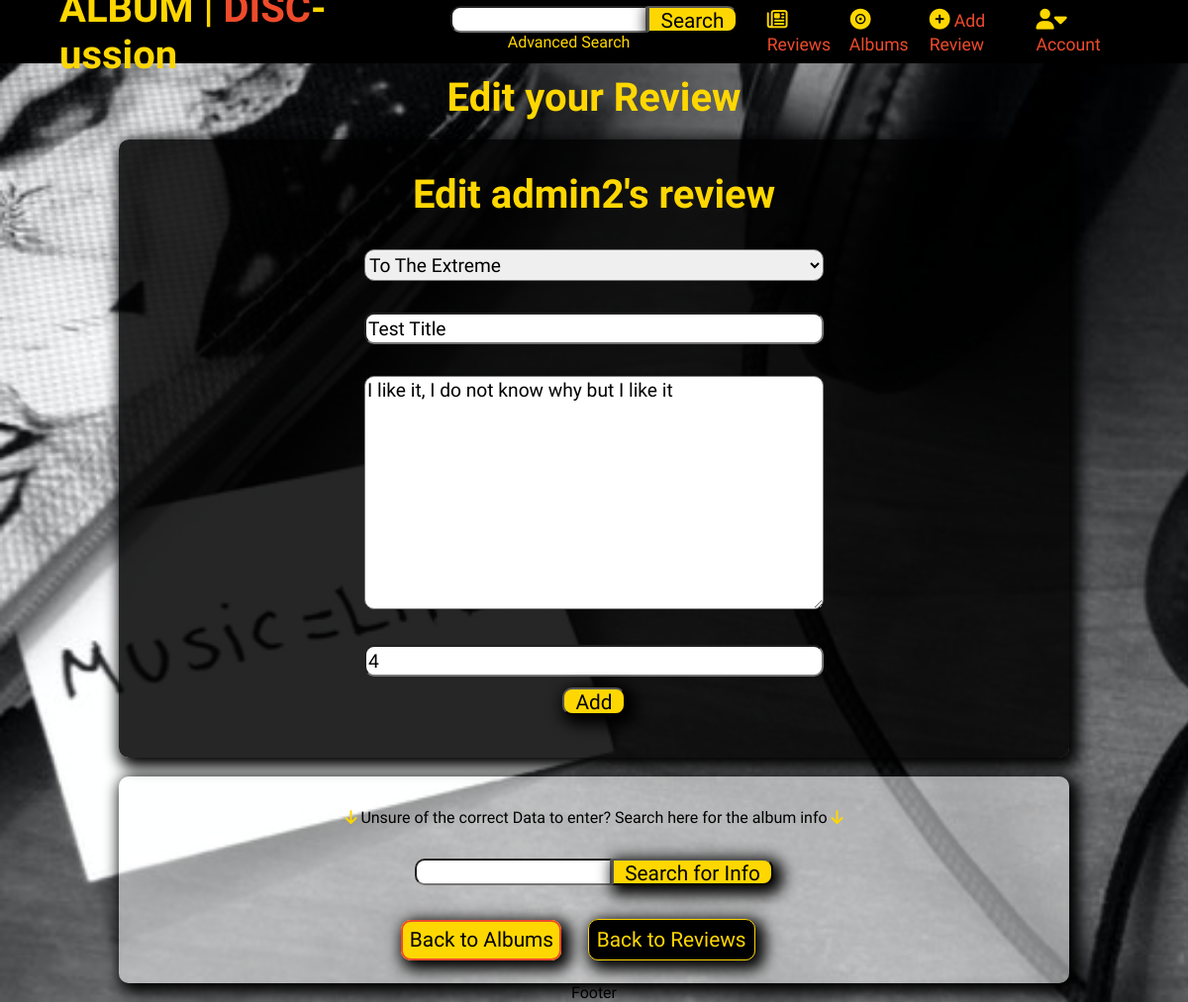
The app's page /edit-review/5 (signed in), older data.
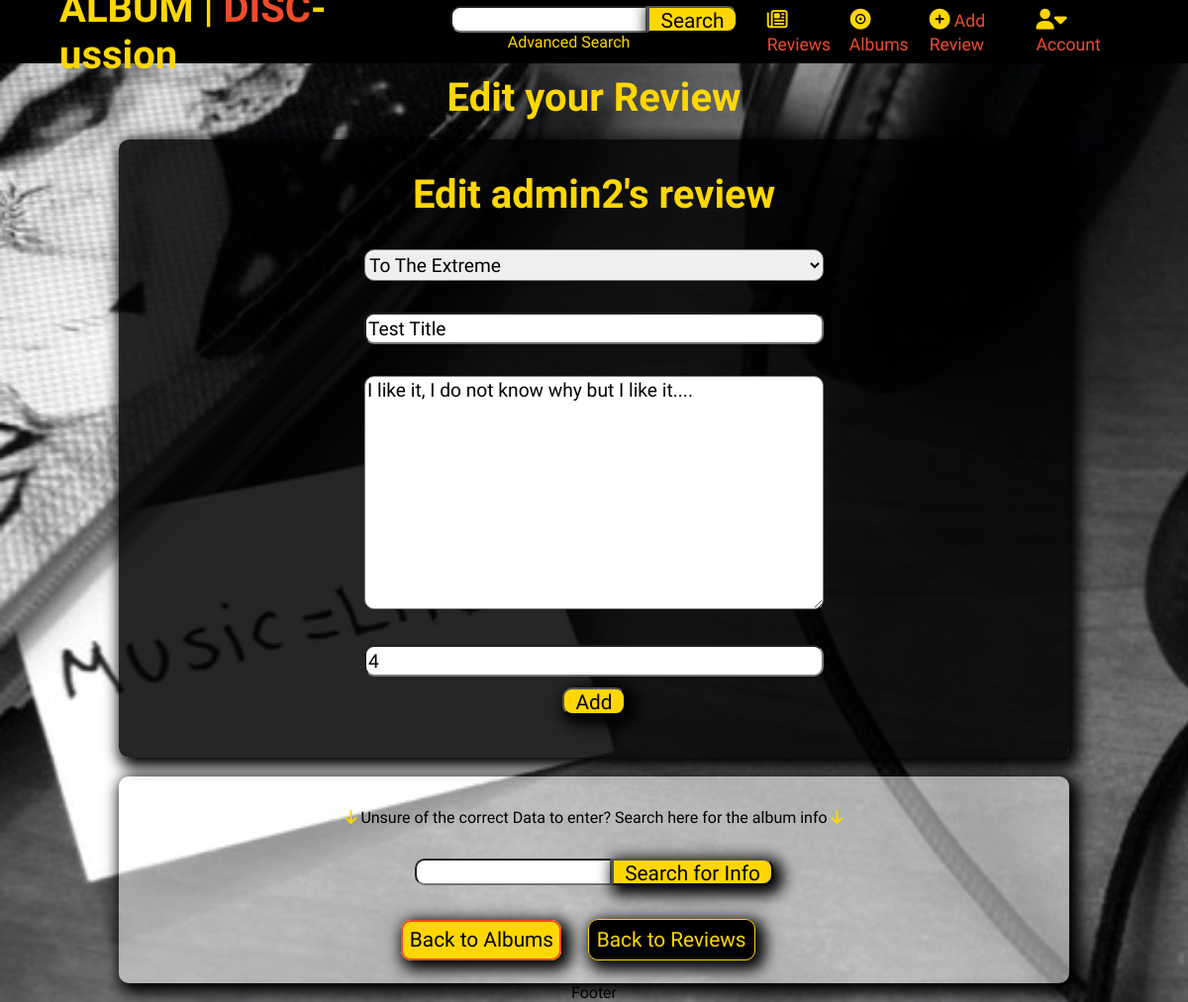
The same page, newer data.
### reviews/models.py (models this page shows, shortened)
class Review(models.Model):
    album = models.ForeignKey(Album, on_delete=models.CASCADE)
    title = models.CharField(max_length=200)
    content = models.TextField()
    rating = models.IntegerField(validators=[MinValueValidator(0),
                                 MaxValueValidator(10)])
    date_created_on = models.DateTimeField(auto_now_add=True)
    date_edited_on = models.DateTimeField(blank=True, null=True)
    creator = models.ForeignKey(auth.get_user_model(),
                                on_delete=models.CASCADE)

### reviews/views.py (the view, shortened to what this page needs)
# urls.py: path('edit-review/<int:review_id>', views.edit_review, name='edit_review'),
@login_required
def edit_review(request, review_id):
    initial_form = get_object_or_404(Review, pk=review_id)
    if not check_user_is_creator(request.user.id, initial_form.creator.id):
        if request.user.is_superuser:
            pass
        else:
            user_message(request, 'permission_denied', 'title')
            return redirect('home')
    review_form = ReviewForm(instance=initial_form)
    template = 'edit_review.html'
    context = {
        'initial_form': initial_form,
        'review_form': review_form
    }
    return render(request, template, context)

### reviews/forms.py
class ReviewForm(forms.ModelForm):
    class Meta:
        model = Review
        exclude = ('creator', 'date_created_on', 'date_edited_on')
        widgets = {'title': forms.TextInput(
                   attrs={'placeholder': 'Enter the Title of your Review',
                          "cols": 6}),
                   'content': forms.Textarea(
                    attrs={'placeholder': 'Enter your Review'}),
                   'rating': forms.NumberInput(
                    attrs={'placeholder': 'Rate the Album /10',
                           'min': 0, 'max': 10})}

### profiles/contexts.py (called while the page is built)
def top_profiles(request):
    profiles = Profile.objects.all()
    profile_list = []
    for profile in profiles:
        profile_list.append({
            'profile': profile,
            'no_of_reviews': number_of_reviews(profile.user)
        })
    top_list = sorted(profile_list, key=lambda d: d['no_of_reviews'],
                      reverse=True)[:6]
    context = {
        'top_profiles': top_list
    }
    return context

### profiles/utils.py (called while the page is built)
def number_of_reviews(user):
    reviews = Review.objects.filter(creator=user)
    return len(reviews)

### reviews/models.py (called while the page is built)
    def __str__(self):
        return self.title

### reviews/templates/edit_review.html (shortened to what this page needs)
{% extends 'base.html' %} {% load static %} {% block extracss %}
<link rel="stylesheet" href="{% static 'css/advanced-search.css' %}" />
<link rel="stylesheet" href="{% static 'css/add-review.css' %}" />
{% endblock %} {% block content %}
<main class="main-wrapper">
  <h1 class="title top-margin">Edit your Review</h1>
  <br />
  <div class="container-dark form-div" data-type="Review">
    <div class="width-100" id="add-review">
      <div class="title-container">
        <h2 class="title">Edit {{ initial_form.creator}}'s review</h2>
      </div>
      <form
        class="center-container"
        action="{% url 'edit_review' initial_form.id %}"
        method="post"
      >
        {% csrf_token %} {{ review_form.as_p }}
        <button class="btn" type="submit">Add</button>
      </form>
    </div>
  </div>
  <br />
  <section id="wiki-section">
    <p class="width-100 help-info">
      <i class="fas fa-arrow-down"></i> Unsure of the correct Data to enter?
      Search here for the album info <i class="fas fa-arrow-down"></i>
    </p>
    <form class="wiki-search-form" id="search-info-form">
      <input id="search-data" name="search-data" />
      <button id="search-data-btn" class="btn" type="submit">
        Search for Info
      </button>
    </form>
    <div class="top-margin">
      <a href="{% url 'album_list' %}" class="btn card-btn">Back to Albums</a>
      <a href="{% url 'review_list' %}" class="btn alt-btn">Back to Reviews</a>
    </div>
    <br />
  </section>
</main>
{% endblock %}

Row changes from the older to the newer data that the page shows:
changed Review "To The Extreme": content "I like it, I do not know why but I like it" → "I like it, I do not know why but I like it...."
